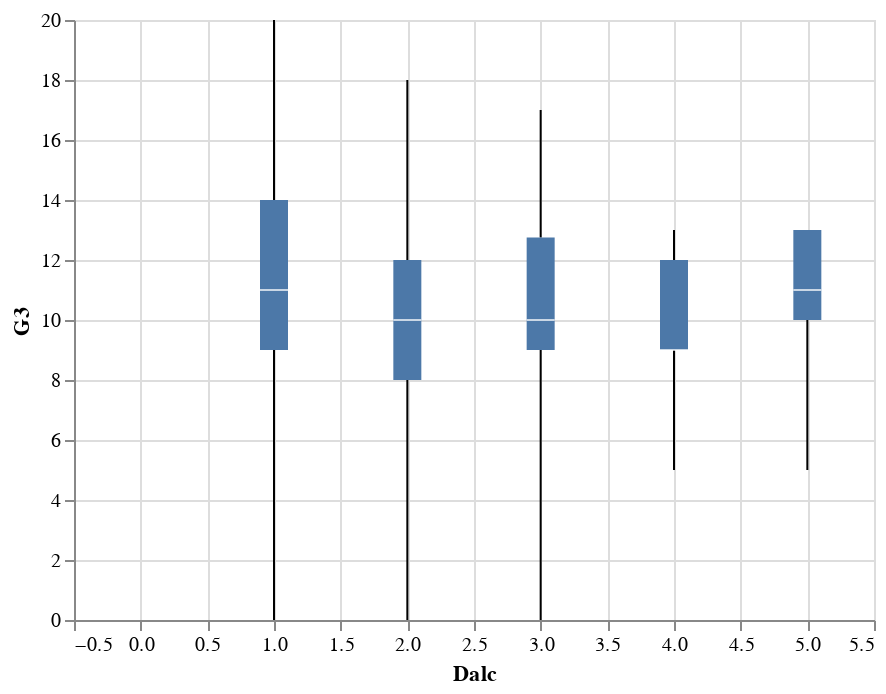

Write notebook code for a chart like this one.
### Code cell
import pandas as pd
import altair as alt
import seaborn as sns
from vega_datasets import data
df = pd.read_csv("Datasets/student-mat.csv")


alt.Chart(df).mark_boxplot(extent='min-max').encode(
    x='Dalc:Q',
    y='G3:Q'
).interactive()

### Figure 1 — Vega-Lite specification as saved in the notebook (floating-point values rounded to 4 significant figures; data arrays with more than 128 entries replaced by an {"elided": "..."} marker saying what was removed)
{"config": {"view": {"continuousWidth": 400, "continuousHeight": 300}}, "data": {"name": "data-e915ea558f4356374e17cc933ebec282"}, "mark": {"type": "boxplot", "extent": "min-max"}, "encoding": {"x": {"field": "Dalc", "type": "quantitative"}, "y": {"field": "G3", "type": "quantitative"}}, "selection": {"selector001": {"type": "interval", "bind": "scales", "encodings": ["x", "y"]}}, "$schema": "https://vega.github.io/schema/vega-lite/v4.17.0.json", "datasets": {"data-e915ea558f4356374e17cc933ebec282": {"elided": "395 records"}}}
